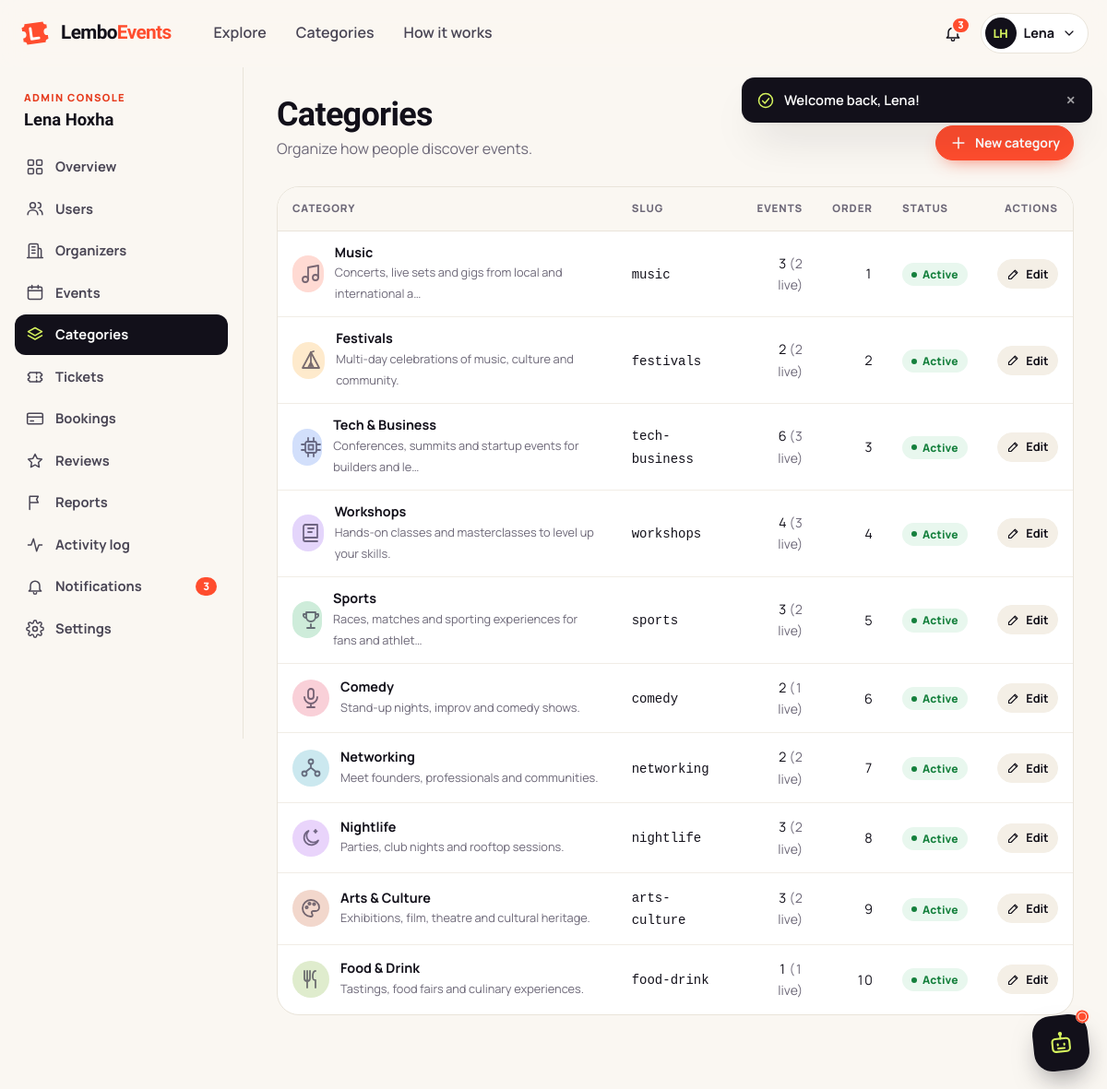
Screenshot of /admin/categories.php (signed in) with the database file from the repository.
### tables this page shows
CREATE TABLE users (
    id              INT UNSIGNED AUTO_INCREMENT PRIMARY KEY,
    role            ENUM('attendee','organizer','admin') NOT NULL DEFAULT 'attendee',
    first_name      VARCHAR(60)  NOT NULL,
    last_name       VARCHAR(60)  NOT NULL,
    email           VARCHAR(190) NOT NULL,
    password_hash   VARCHAR(255) NOT NULL,
    phone           VARCHAR(30)  NULL,
    city            VARCHAR(80)  NULL,
    avatar          VARCHAR(255) NULL,
    status          ENUM('active','suspended') NOT NULL DEFAULT 'active',
    suspended_reason VARCHAR(255) NULL,
    last_login_at   DATETIME NULL,
    created_at      DATETIME NOT NULL DEFAULT CURRENT_TIMESTAMP,
    updated_at      DATETIME NOT NULL DEFAULT CURRENT_TIMESTAMP ON UPDATE CURRENT_TIMESTAMP,
    UNIQUE KEY uq_users_email (email),
    KEY idx_users_role_status (role, status)
);

CREATE TABLE categories (
    id           INT UNSIGNED AUTO_INCREMENT PRIMARY KEY,
    name         VARCHAR(60)  NOT NULL,
    slug         VARCHAR(80)  NOT NULL,
    icon         VARCHAR(40)  NOT NULL DEFAULT 'spark',
    color        CHAR(7)      NOT NULL DEFAULT '#FF4D2E',
    description  VARCHAR(255) NULL,
    sort_order   SMALLINT     NOT NULL DEFAULT 0,
    is_active    TINYINT(1)   NOT NULL DEFAULT 1,
    created_at   DATETIME NOT NULL DEFAULT CURRENT_TIMESTAMP,
    updated_at   DATETIME NOT NULL DEFAULT CURRENT_TIMESTAMP ON UPDATE CURRENT_TIMESTAMP,
    UNIQUE KEY uq_categories_slug (slug),
    UNIQUE KEY uq_categories_name (name)
);

### includes/auth.php (called while the page is built, shortened)
<?php
function current_user(): ?array
{
    static $user = false;
    if ($user !== false) {
        return $user;
    }
    $id = (int) ($_SESSION['user_id'] ?? 0);
    $row = db_one('SELECT id, role, first_name, last_name, email, phone, city, avatar, status, created_at FROM users WHERE id = ?', [$id]);
    $row['name'] = $row['first_name'] . ' ' . $row['last_name'];
    return $user = $row;
}
function require_login(): array
{
    $u = current_user();
    if ($u) {
        return $u;
    }
}
function require_role(string ...$roles): array
{
    $u = require_login();
    return $u;
}

### config/database.php (called while the page is built, shortened)
<?php
function db(): PDO
{
    static $pdo = null;
    if ($pdo instanceof PDO) {
        return $pdo;
    }
    $dsn = sprintf('mysql:host=%s;port=%s;dbname=%s;charset=utf8mb4', DB_HOST, DB_PORT, DB_NAME);
    try {
        $pdo = new PDO($dsn, DB_USER, DB_PASS, [
            PDO::ATTR_ERRMODE            => PDO::ERRMODE_EXCEPTION,
            PDO::ATTR_DEFAULT_FETCH_MODE => PDO::FETCH_ASSOC,
            PDO::ATTR_EMULATE_PREPARES   => false,
            PDO::ATTR_STRINGIFY_FETCHES  => false,
        ]);
        $pdo->exec("SET time_zone = '" . (new DateTime())->format('P') . "'");
    } catch (PDOException $e) {
        error_log('[LemboEvents] DB connection failed: ' . $e->getMessage());
        http_response_code(503);
        $isApi = str_contains($_SERVER['SCRIPT_NAME'] ?? '', '/api/');
        if ($isApi) {
            header('Content-Type: application/json');
            echo json_encode(['ok' => false, 'error' => 'Database unavailable.']);
        } else {
            echo '<!doctype html><meta charset="utf-8"><title>Service unavailable</title>'
                . '<body style="font-family:system-ui;padding:3rem;max-width:40rem;margin:auto">'
                . '<h1>We\'ll be right back</h1><p>LemboEvents cannot reach its database. '
                . 'Make sure MySQL is running in XAMPP and that <code>database/schema.sql</code> has been imported.</p>';
        }
        exit;
    }
    return $pdo;
}
function db_all(string $sql, array $params = []): array
{
    $st = db()->prepare($sql);
    $st->execute($params);
    return $st->fetchAll();
}
function db_one(string $sql, array $params = []): ?array
{
    $st = db()->prepare($sql);
    $st->execute($params);
    $row = $st->fetch();
    return $row === false ? null : $row;
}
function db_value(string $sql, array $params = [])
{
    $st = db()->prepare($sql);
    $st->execute($params);
    $v = $st->fetchColumn();
    return $v === false ? null : $v;
}

### admin/categories.php (the view, shortened to what this page needs)
<?php
require_role('admin');
$cats = db_all("SELECT c.*, (SELECT COUNT(*) FROM events e WHERE e.category_id = c.id) AS events,
                       (SELECT COUNT(*) FROM events e WHERE e.category_id = c.id AND e.status = 'published' AND e.ends_at >= NOW()) AS live
                  FROM categories c ORDER BY c.sort_order, c.name");
$layout = 'dashboard';
$dashActive = 'categories';
require __DIR__ . '/../includes/header.php';
?>
<div class="dash-head">
    <div><h1>Categories</h1><p>Organize how people discover events.</p></div>
    <div class="actions"><button type="button" class="btn btn-primary btn-sm" data-modal-open="categoryModal"><?= icon('plus') ?> New category</button></div>
</div>
<div class="table-wrap">
    <table class="table">
        <thead><tr><th>Category</th><th>Slug</th><th class="num">Events</th><th class="num">Order</th><th>Status</th><th class="num">Actions</th></tr></thead>
        <tbody>
        <?php foreach ($cats as $c): ?>
            <tr>
                <td><div class="cell-main"><span class="category-tile" style="--cat: <?= e($c['color']) ?>;padding:0;border:0;background:none"><span class="cat-icon" style="width:40px;height:40px"><?= icon($c['icon']) ?></span></span>
                    <div><strong><?= e($c['name']) ?></strong><span><?= e(str_limit((string) $c['description'], 60)) ?></span></div></div></td>
                <td><code class="small"><?= e($c['slug']) ?></code></td>
                <td class="num"><?= (int) $c['events'] ?> <span class="small muted">(<?= (int) $c['live'] ?> live)</span></td>
                <td class="num"><?= (int) $c['sort_order'] ?></td>
                <td><?= status_badge($c['is_active'] ? 'active' : 'hidden') ?></td>
                <td><div class="actions">
                    <button type="button" class="btn btn-soft btn-xs" data-modal-open="categoryModal" data-category="<?= e(json_encode(['id' => (int) $c['id'], 'name' => $c['name'], 'description' => $c['description'], 'color' => $c['color'], 'icon' => $c['icon'], 'sort_order' => (int) $c['sort_order'], 'is_active' => (int) $c['is_active']])) ?>"><?= icon('edit') ?> Edit</button>
                </div></td>
            </tr>
        <?php endforeach; ?>
        </tbody>
    </table>
</div>
<?php
require __DIR__ . '/../includes/footer.php';

### includes/header.php (shortened to what this page needs)
<?php
$user = current_user();
$bodyClass ??= '';
$activeNav ??= '';
$layout ??= 'public';
$unread = $user ? unread_notifications((int) $user['id']) : 0;
$flashes = take_flashes();
?><!doctype html>
<html lang="en">
<head>
    <link rel="stylesheet" href="<?= e(asset('css/app.css')) ?>">
    <?php if ($layout === 'dashboard'): ?><link rel="stylesheet" href="<?= e(asset('css/dashboard.css')) ?>"><?php endif; ?>
    <link rel="stylesheet" href="<?= e(asset('css/chatbot.css')) ?>">
</head>
<body class="<?= e(trim($bodyClass . ' layout-' . $layout)) ?>">
<header class="site-header" id="siteHeader">
    <div class="container nav-inner">
        <a class="brand" href="<?= e(url('index.php')) ?>" aria-label="LemboEvents home">
            <span class="brand-mark" aria-hidden="true">
                <svg viewBox="0 0 32 32"><path d="M4 9a3 3 0 0 0 3-3h18a3 3 0 0 0 3 3v3.5a3.5 3.5 0 0 0 0 7V23a3 3 0 0 0-3 3H7a3 3 0 0 0-3-3v-3.5a3.5 3.5 0 0 0 0-7z" fill="currentColor"/><path d="M12 11v10h7" fill="none" stroke="#fff" stroke-width="2.6" stroke-linecap="round" stroke-linejoin="round"/></svg>
            </span>
            <span class="brand-name">Lembo<span>Events</span></span>
        </a>
        <nav class="nav-links" aria-label="Primary">
            <a href="<?= e(url('events.php')) ?>" class="<?= $activeNav === 'events' ? 'active' : '' ?>">Explore</a>
            <a href="<?= e(url('index.php#categories')) ?>">Categories</a>
            <a href="<?= e(url('index.php#how-it-works')) ?>">How it works</a>
        </nav>
        <div class="nav-actions">
            <?php if ($user): ?>
                <div class="dropdown" data-dropdown>
                    <button class="icon-btn notif-btn" type="button" aria-label="Notifications" aria-haspopup="true" aria-expanded="false" data-dropdown-toggle data-notif-toggle>
                        <?= icon('bell') ?>
                        <span class="notif-count<?= $unread ? '' : ' is-hidden' ?>" data-notif-count><?= $unread > 99 ? '99+' : (int) $unread ?></span>
                    </button>
                </div>
                <div class="dropdown user-dropdown" data-dropdown>
                    <button class="avatar-btn" type="button" aria-haspopup="true" aria-expanded="false" data-dropdown-toggle aria-label="Account menu">
                        <?php if ($user['avatar']): ?>
                            <img src="<?= e(image_url($user['avatar'])) ?>" alt="" width="36" height="36">
                        <?php else: ?>
                            <span class="avatar-initials"><?= e(initials($user['name'])) ?></span>
                        <?php endif; ?>
                        <span class="avatar-name"><?= e($user['first_name']) ?></span>
                        <?= icon('chevron-down', 'icon-sm') ?>
                    </button>
                </div>
            <?php else: ?>
                <a class="btn btn-ghost btn-sm hide-sm" href="<?= e(url('login.php')) ?>">Log in</a>
                <a class="btn btn-primary btn-sm hide-sm" href="<?= e(url('register.php')) ?>">Sign up</a>
            <?php endif; ?>
        </div>
    </div>
</header>
<div class="toast-stack" id="toastStack" aria-live="polite" aria-atomic="false">
    <?php foreach ($flashes as $f): ?>
        <div class="toast toast-<?= e($f['type']) ?>" data-autodismiss role="status">
            <?= icon($f['type'] === 'success' ? 'check-circle' : ($f['type'] === 'error' ? 'x-circle' : 'info')) ?>
            <span><?= e($f['message']) ?></span>
            <button type="button" class="toast-close" aria-label="Dismiss">&times;</button>
        </div>
    <?php endforeach; ?>
</div>
<?php if ($layout === 'dashboard'): ?>
    <?php require __DIR__ . '/partials/dashboard_nav.php'; ?>
<?php else: ?>
<main id="main" class="site-main">
<?php endif; ?>

### includes/icons.php (shortened to what this page needs)
<?php
function icon(string $name, string $class = ''): string
{
    $p = $paths[$name] ?? $paths['spark'];
    $cls = 'icon' . ($class !== '' ? ' ' . $class : '');
    return '<svg class="' . $cls . '" viewBox="0 0 24 24" fill="none" stroke="currentColor" stroke-width="1.8" stroke-linecap="round" stroke-linejoin="round" aria-hidden="true" focusable="false">' . $p . '</svg>';
}

### includes/partials/dashboard_nav.php (shortened to what this page needs)
<?php
$dashActive ??= '';
$role = $user['role'] ?? 'attendee';
$navItems = match ($role) {
    'admin' => [
        ['dashboard', 'admin/dashboard.php', 'grid', 'Overview'],
        ['users', 'admin/users.php', 'users', 'Users'],
        ['organizers', 'admin/organizers.php', 'building', 'Organizers'],
        ['events', 'admin/events.php', 'calendar', 'Events'],
        ['categories', 'admin/categories.php', 'layers', 'Categories'],
        ['tickets', 'admin/tickets.php', 'ticket', 'Tickets'],
        ['bookings', 'admin/bookings.php', 'card', 'Bookings'],
        ['reviews', 'admin/reviews.php', 'star', 'Reviews'],
        ['reports', 'admin/reports.php', 'flag', 'Reports'],
        ['activity', 'admin/activity.php', 'activity', 'Activity log'],
        ['notifications', 'admin/notifications.php', 'bell', 'Notifications'],
        ['profile', 'admin/profile.php', 'settings', 'Settings'],
    ],
    'organizer' => [
        ['dashboard', 'organizer/dashboard.php', 'grid', 'Overview'],
        ['events', 'organizer/events.php', 'calendar', 'Events'],
        ['tickets', 'organizer/tickets.php', 'ticket', 'Ticket types'],
        ['attendees', 'organizer/attendees.php', 'users', 'Attendees'],
        ['check-in', 'organizer/check-in.php', 'scan', 'Check-in'],
        ['analytics', 'organizer/analytics.php', 'chart', 'Analytics'],
        ['reviews', 'organizer/reviews.php', 'star', 'Reviews'],
        ['notifications', 'organizer/notifications.php', 'bell', 'Notifications'],
        ['profile', 'organizer/profile.php', 'settings', 'Organization'],
    ],
    default => [
        ['dashboard', 'attendee/dashboard.php', 'grid', 'Overview'],
        ['tickets', 'attendee/tickets.php', 'ticket', 'My tickets'],
        ['bookings', 'attendee/bookings.php', 'calendar', 'My events'],
        ['favorites', 'attendee/favorites.php', 'heart', 'Favorites'],
        ['notifications', 'attendee/notifications.php', 'bell', 'Notifications'],
        ['profile', 'attendee/profile.php', 'settings', 'Profile'],
    ],
};
$sideTitle = match ($role) { 'admin' => 'Admin console', 'organizer' => 'Organizer studio', default => 'My LemboEvents' };
$org = $role === 'organizer' ? current_organizer() : null;
?>
<div class="dash">
    <aside class="dash-side" aria-label="Dashboard navigation">
        <div class="dash-side-head">
            <span class="dash-eyebrow"><?= e($sideTitle) ?></span>
            <strong><?= e($org['organization_name'] ?? $user['name']) ?></strong>
        </div>
        <nav class="dash-nav">
            <?php foreach ($navItems as [$key, $href, $ic, $label]): ?>
                <a href="<?= e(url($href)) ?>" class="<?= $dashActive === $key ? 'active' : '' ?>"<?= $dashActive === $key ? ' aria-current="page"' : '' ?>>
                    <?= icon($ic) ?><span><?= e($label) ?></span>
                    <?php if ($key === 'notifications' && !empty($unread)): ?><span class="count-pill"><?= (int) $unread ?></span><?php endif; ?>
                </a>
            <?php endforeach; ?>
        </nav>
    </aside>
    <main id="main" class="dash-main">
        <div class="dash-content">

### includes/functions.php (shortened to what this page needs)
<?php
function e($value): string
{
    return htmlspecialchars((string) ($value ?? ''), ENT_QUOTES | ENT_SUBSTITUTE, 'UTF-8');
}
function url(string $path = ''): string
{
    return BASE_URL . '/' . ltrim($path, '/');
}
function asset(string $path): string
{
    $file = ROOT_PATH . '/assets/' . ltrim($path, '/');
    $v = is_file($file) ? filemtime($file) : 1;
    return url('assets/' . ltrim($path, '/')) . '?v=' . $v;
}
function take_flashes(): array
{
    $f = $_SESSION['flash'] ?? [];
    return $f;
}
function str_limit(string $text, int $max): string
{
    return mb_strlen($text) > $max ? rtrim(mb_substr($text, 0, $max - 1)) . '…' : $text;
}
function initials(string $name): string
{
    $parts = preg_split('/\s+/', trim($name)) ?: [];
    $s = '';
    foreach (array_slice($parts, 0, 2) as $p) {
        $s .= mb_strtoupper(mb_substr($p, 0, 1));
    }
    return $s ?: '?';
}
function status_badge(string $status): string
{
    $map = [
        'published' => 'success', 'approved' => 'success', 'confirmed' => 'success', 'active' => 'success', 'valid' => 'success', 'visible' => 'success', 'resolved' => 'success',
        'pending' => 'warning', 'draft' => 'neutral', 'open' => 'warning', 'checked_in' => 'info',
        'rejected' => 'danger', 'cancelled' => 'danger', 'suspended' => 'danger', 'refunded' => 'neutral', 'hidden' => 'neutral', 'dismissed' => 'neutral',
    ];
    $label = ucwords(str_replace('_', ' ', $status));
    return '<span class="badge badge-' . ($map[$status] ?? 'neutral') . '">' . e($label) . '</span>';
}
function unread_notifications(int $userId): int
{
    return (int) db_value('SELECT COUNT(*) FROM notifications WHERE user_id = ? AND is_read = 0', [$userId]);
}

### rows the page displays
users: first_name "Lena", role "ADMIN CONSOLE"
categories: name "Music", description "Concerts, live sets and gigs from local and international a…", slug "music", events "3", live "2", sort_order "1"
categories: name "Festivals", description "Multi-day celebrations of music, culture and community.", slug "festivals", events "2", live "2", sort_order "2"
categories: name "Tech & Business", description "Conferences, summits and startup events for builders and le…", slug "tech-business", events "6", live "3", sort_order "3"
categories: name "Workshops", description "Hands-on classes and masterclasses to level up your skills.", slug "workshops", events "4", live "3", sort_order "4"
categories: name "Sports", description "Races, matches and sporting experiences for fans and athlet…", slug "sports", events "3", live "2", sort_order "5"
categories: name "Comedy", description "Stand-up nights, improv and comedy shows.", slug "comedy", events "2", live "1", sort_order "6"
categories: name "Networking", description "Meet founders, professionals and communities.", slug "networking", events "2", live "2", sort_order "7"
categories: name "Nightlife", description "Parties, club nights and rooftop sessions.", slug "nightlife", events "3", live "2", sort_order "8"
categories: name "Arts & Culture", description "Exhibitions, film, theatre and cultural heritage.", slug "arts-culture", events "3", live "2", sort_order "9"
categories: name "Food & Drink", description "Tastings, food fairs and culinary experiences.", slug "food-drink", events "1", live "1", sort_order "10"

### other values shown
$unread "3"
initials($user['name']) "LH"
$f['message'] "Welcome back, Lena!"
$org['organization_name'] "Lena Hoxha"
$label "Overview"
$label "Users"
$label "Organizers"
$label "Events"
$label "Categories"
$label "Tickets"
$label "Bookings"
$label "Reviews"
$label "Reports"
$label "Activity log"
$label "Notifications"
